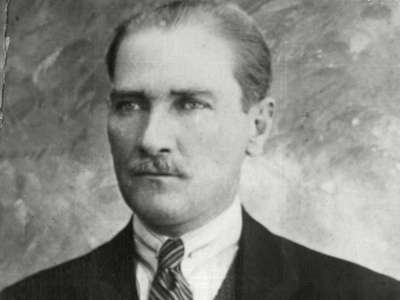
#> input picture 100Day/Day_18/Kemal-Ataturk.jpg, 400 x 300 px
$ python Pillow_set.py
#> lines starting #> are read from the running program, lines starting #| are printed output that depends on the picture
from PIL import Image, ImageFilter


image = Image.open("Kemal-Ataturk.jpg")
#> image is the input picture: PIL image 400x300 RGB; mean R, G, B 137.4, 138.4, 133.4
#print(image.show())

#print(image.rotate(180).show())

print(image.filter(ImageFilter.GaussianBlur(3)).show())
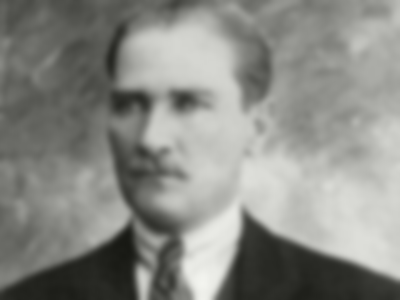
#> shown: PIL image 400x300 RGB; mean R, G, B 137.4, 138.4, 133.4
#| None
